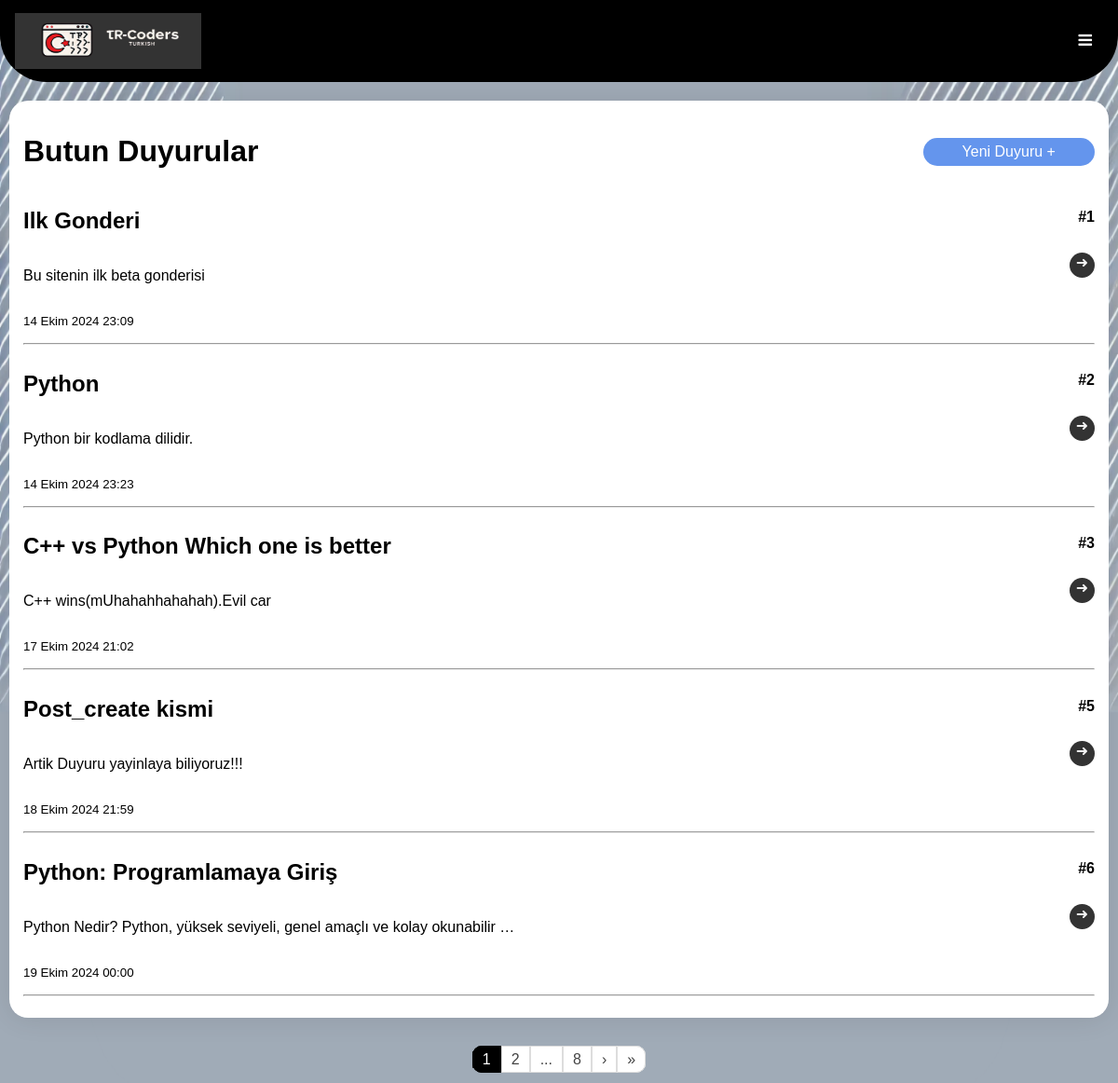
The app's page /posts/all_mobile (signed in) with its own data.
### TRCodersTrying/models.py (models this page shows, shortened)
class Post(models.Model):
    title=models.CharField(max_length=120,blank=False,verbose_name="Baslik")
    icerik=RichTextField()
    draft=models.BooleanField(default=False,verbose_name="Taslak olussunmu?")
    image=models.ImageField(upload_to='images/',blank=True, null=True,verbose_name="Fotgraf ekle")
    user = models.ForeignKey(User, on_delete=models.CASCADE)
    created_date=models.DateTimeField(auto_now_add=True) #Ilk duzeldilende
    updated_date=models.DateTimeField(auto_now=True) #Sonra dan edit edilende
    class Meta :
        verbose_name="Gonderilerim"
        verbose_name_plural="Gonderilerim"
        ordering=["id"]

### TRCodersTrying/views.py (the view)
# urls.py: path('all_mobile',all_posts_mobile,name='all_posts_mobile'),
def all_posts_mobile(request):
    posts=Post.objects.all()
    paginator = Paginator(posts, 5)
    page_number=request.GET.get('page')
    page_obj=paginator.get_page(page_number)
    if request.user.is_authenticated:
        user=UserProfile.objects.filter(user__username=request.user.username)
        return render(request,'posts/all_mobile.html',context={'page_obj':page_obj,'profile':user[0]})
    else:
        return render(request,'posts/all_mobile.html',context={'page_obj':page_obj})

### templates/posts/all_mobile.html (shortened to what this page needs)
<html lang="tr">
  <head>
    {% load static %}
    <link rel="stylesheet" href="https://cdnjs.cloudflare.com/ajax/libs/font-awesome/4.7.0/css/font-awesome.min.css">
    <div class="topnav" style="margin:0">
      <a href="{% url 'index:index_mobile' %}" style="margin-left:0;text-align:left;" class="active"><img src="{% static 'img/Logo2.png' %}" width="200" height="60" ></a>
      <a href="javascript:void(0);" class="icon" onclick="myFunction()">
        <i class="fa fa-bars"></i>
      </a>
    </div>
  </head>
  <body>
    <div class="container">
        <div style="display: flex;justify-content: space-between;align-items: center;">
        <h1>Butun Duyurular</h1>
        {% if profile.tag == "admin" %}
           <a href="{% url 'postlar:post_creater_mobile' %}" class="create_post">Yeni Duyuru +</a>
        {% endif %}
        </div>
        {% for post in page_obj %}
          <div style="display: flex;justify-content: space-between;">
           <h2>{{post.title}}</h2>
           <h4>#{{post.id}}</h4>
          </div>
          <div style="display: flex;justify-content: space-between;">
          <p>{{post.icerik|safe|truncatewords_html:10|striptags}}</p>
          <a href="{% url 'postlar:post_detail_mobile' post.pk %}" class="detail_linki">&#10140;</a>
          </div>
          <p><small>{{post.created_date}}</small></p>
          <hr>
        {% endfor %}
    </div>
    <div class="pagination-container" style="text-align: center;">
        <ul class="pagination justify-content-center">
            {% for num in page_obj.paginator.page_range %}
             {% if num == page_obj.number %}
                <li class="page-item active"><span class="page-link {% if num == 1 %}rounded{% endif %}">{{ num }}</span></li>
             {% elif num >= page_obj.number|add:'-1' and num <= page_obj.number|add:'1' %}
                <li class="page-item"><a class="page-link" href="?page={{ num }}">{{ num }}</a></li>
             {% elif num == 1 or num == page_obj.paginator.num_pages %}
                <li class="page-item"><a class="page-link" href="?page={{ num }}">{{ num }}</a></li>
             {% elif num == page_obj.number|add:'-2' or num == page_obj.number|add:'2' %}
                <li class="page-item disabled"><span class="page-link">...</span></li>
            {% endif %}
        {% endfor %}
            {% if page_obj.has_next %}
                <li class="page-item">
                    <a class="page-link" href="?page={{ page_obj.next_page_number }}">&rsaquo;</a>
                </li>
                <li class="page-item">
                    <a class="page-link" style="border-radius: 0 10px 10px 0;" href="?page={{ page_obj.paginator.num_pages }}">&raquo;</a>
                </li>
            {% endif %}
        </ul>
    </div>
  </body>
</html>

### templates/posts/all_mobile.html (style rules this page uses)
.create_post { padding: 5px; font-family: Arial, Helvetica, sans-serif; text-decoration: none; text-align: center; color: white; background-color: cornflowerblue; border: 1px solid transparent; height: auto ; width: 15%; font-size: 16px; border-radius: 15px; transition: all .55s ease; }

### records on screen
Post: title "Ilk Gonderi", id "1", icerik "Bu sitenin ilk beta gonderisi", created_date "14 Ekim 2024 23:09"
Post: title "Python", id "2", icerik "Python bir kodlama dilidir.", created_date "14 Ekim 2024 23:23"
Post: title "C++ vs Python Which one is better", id "3", icerik "C++ wins(mUhahahhahahah).Evil car", created_date "17 Ekim 2024 21:02"
Post: title "Post_create kismi", id "5", icerik "Artik Duyuru yayinlaya biliyoruz!!!", created_date "18 Ekim 2024 21:59"
Post: title "Python: Programlamaya Giriş", id "6", icerik "Python Nedir? Python, yüksek seviyeli, genel amaçlı ve kolay okunabilir …", created_date "19 Ekim 2024 00:00"

### other values on screen
{{ num }} "1"
{{ num }} "2"
{{ num }} "8"
